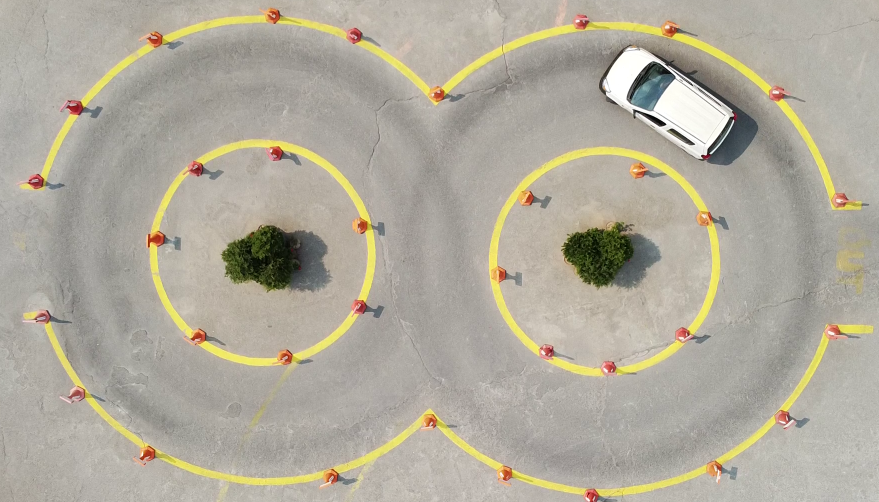
#> input picture newcircle.png, 1758 x 1004 px (shown at 1/2 size)
$ python line_detection.py
#> lines starting #> are read from the running program, lines starting #| are printed output that depends on the picture; after the words box and inside, x2 and y2 are one past the last pixel; in counts of white or black regions, pixels touching at a corner belong together
import cv2
import numpy as np

ims = cv2.imread("newcircle.png")
#> ims is the input picture: shape (1004, 1758, 3); mean B, G, R 155.8, 170.5, 176.1
img = cv2.resize(ims, (960, 540))
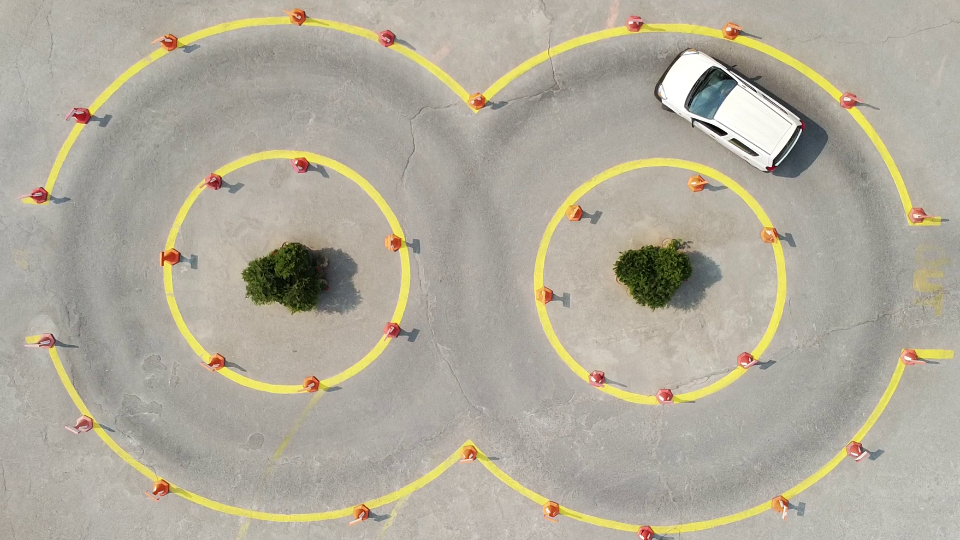
#> img: shape (540, 960, 3); mean B, G, R 155.7, 170.4, 175.9
# pre process the frame ti remove noise and improve contrast
frame = cv2.GaussianBlur(img, (5, 5), 0)
frame = cv2.cvtColor(frame, cv2.COLOR_BGR2GRAY)
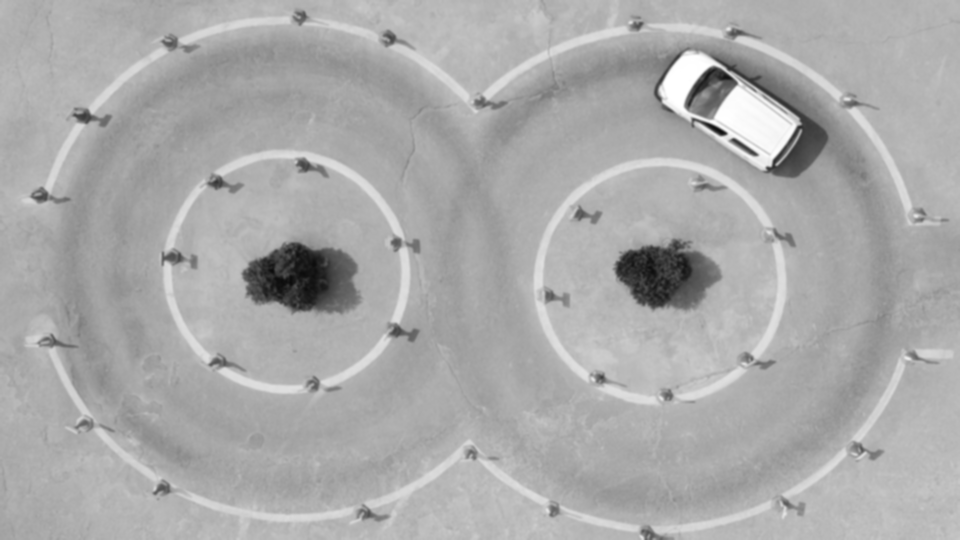
#> frame: shape (540, 960); min 11, max 255, mean 170.4

gray = cv2.cvtColor(img, cv2.COLOR_BGR2GRAY)
hsv = cv2.cvtColor(img, cv2.COLOR_BGR2HSV)
#> hsv: shape (540, 960, 3); mean H, S, V 22.2, 29.5, 176.3
lower_yellow = np.array([58, 95, 45])
upper_yellow = np.array([58, 100, 50])
edges = cv2.Canny(gray, 150, 75)
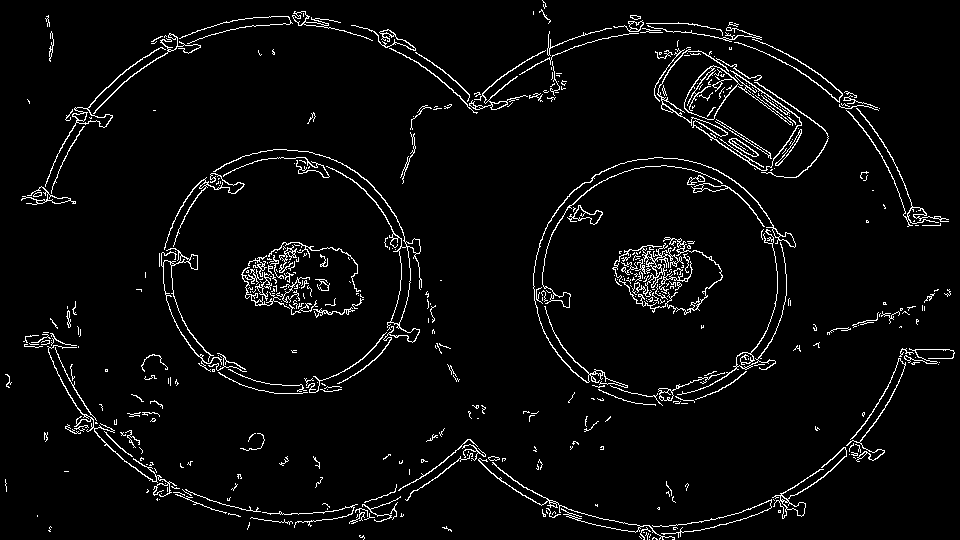
#> edges: shape (540, 960); 4.1% white in thin lines or dots
# use houghtransform to detect lines and draw them
lines = cv2.HoughLinesP(edges, 1, np.pi/180, 5)
if lines is not None:
    for line in lines:
        x1, y1, x2, y2 = line[0]
        cv2.line(frame, (x1, y1), (x2, y2), (0, 255, 0), 2)
#> this loop made 10192 passes
#> (x1, y1, x2, y2) on passes 1 to 3: (738, 71, 738, 70), (317, 284, 317, 284), (199, 187, 200, 188)
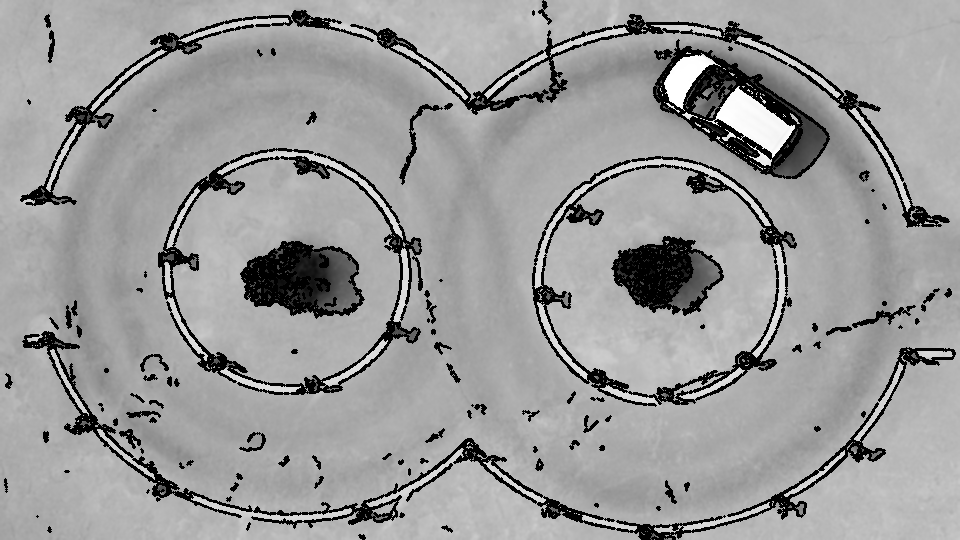
#> frame: shape (540, 960); 10.2% of pixels changed, all inside (x1, y1, x2, y2) = (4, 0, 956, 540)

mask = cv2.inRange(hsv, lower_yellow, upper_yellow)
#> mask: shape (540, 960); every value is 0
mask = cv2.bitwise_not(mask)
#> mask: shape (540, 960); every value is 255
result = cv2.bitwise_and(img, img, mask=mask)

for line in lines:
    x1, y1, x2, y2 = line[0]
    cv2.line(img, (x1, y1), (x2, y2), (0, 255, 0), 2)
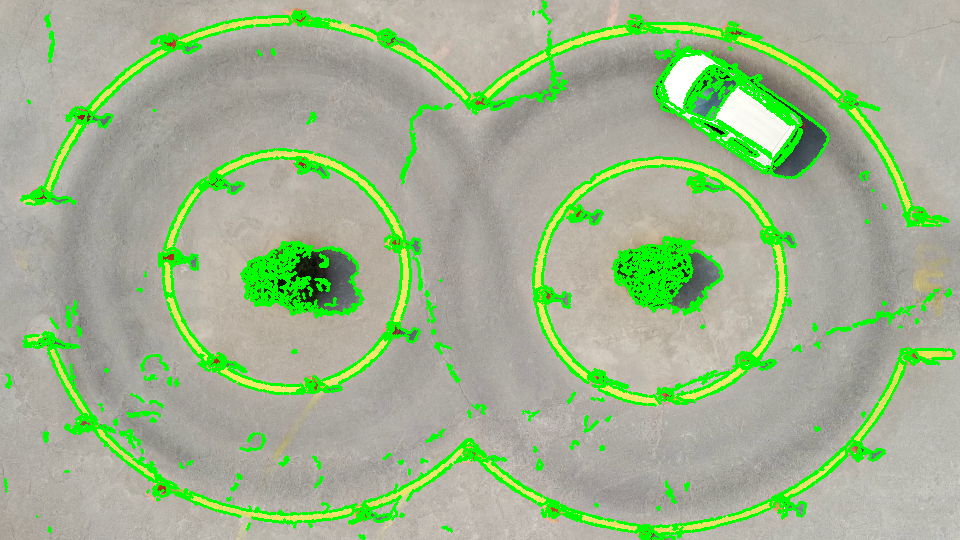
#> img: shape (540, 960, 3); 10.2% of pixels changed, all inside (x1, y1, x2, y2) = (4, 0, 956, 540)

#cv2.imshow("edges", edges)
cv2.imshow("Image", img)
# cv2.imshow("yellow",mask)
#cv2.imshow("mask", mask)
cv2.waitKey(0)
cv2.destroyAllWindows()

$ run again, with top view png.png copied over newcircle.png
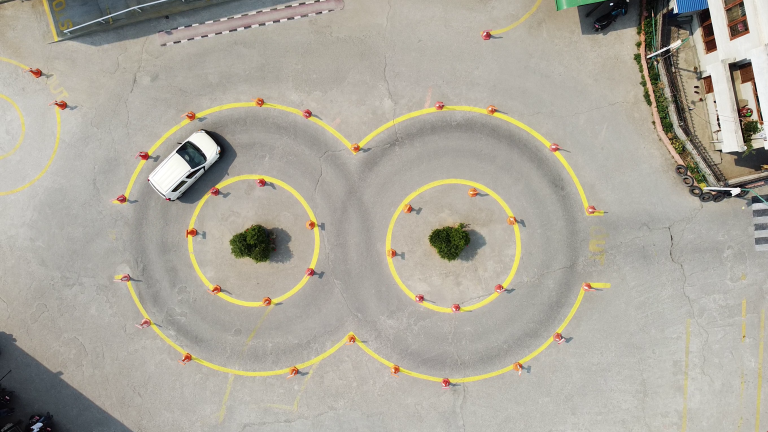
#> input picture top view png.png, 768 x 432 px
#> ims is the input picture: shape (432, 768, 3); mean B, G, R 156.9, 168.3, 172.7
#> hsv: shape (540, 960, 3); mean H, S, V 27, 27.3, 173.6
#> `edges = cv2.Canny(gray, 150, 75)`:
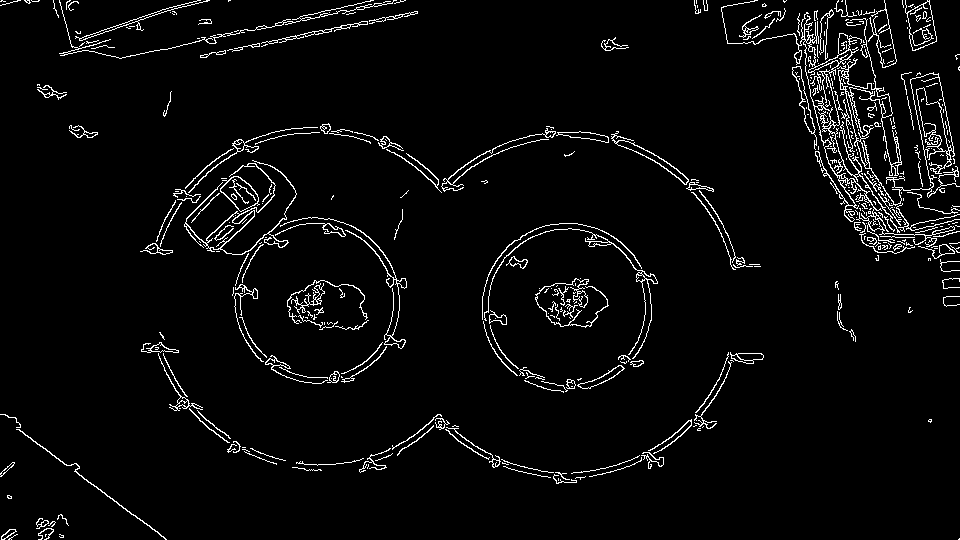
#> edges: shape (540, 960); 4% white in thin lines or dots
#> the loop `for line in lines:` made 9779 passes
#> (x1, y1, x2, y2) on passes 1 to 3: (651, 153, 653, 153), (241, 187, 244, 187), (931, 249, 934, 252)
#> after the loop `for line in lines:`:
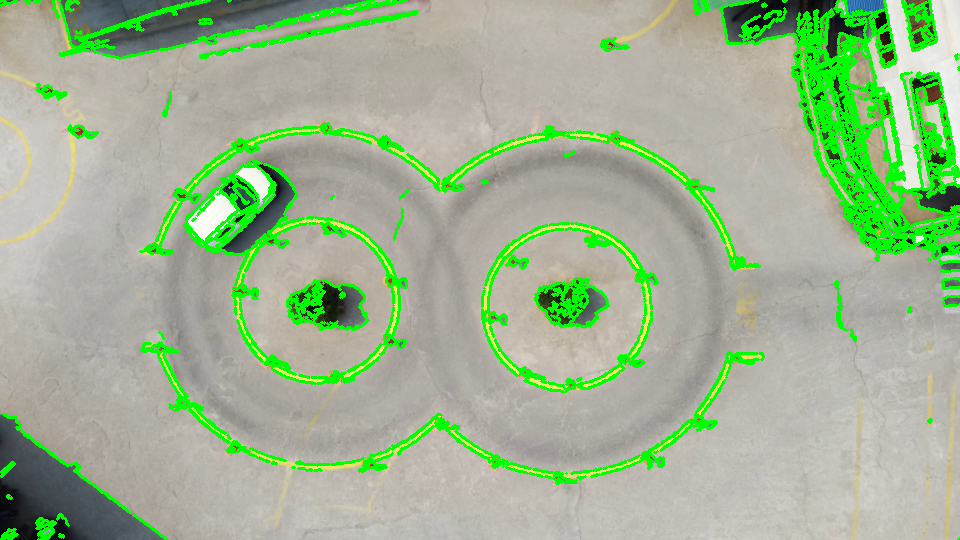
#> img: shape (540, 960, 3); mean B, G, R 145.5, 179.4, 157.7
